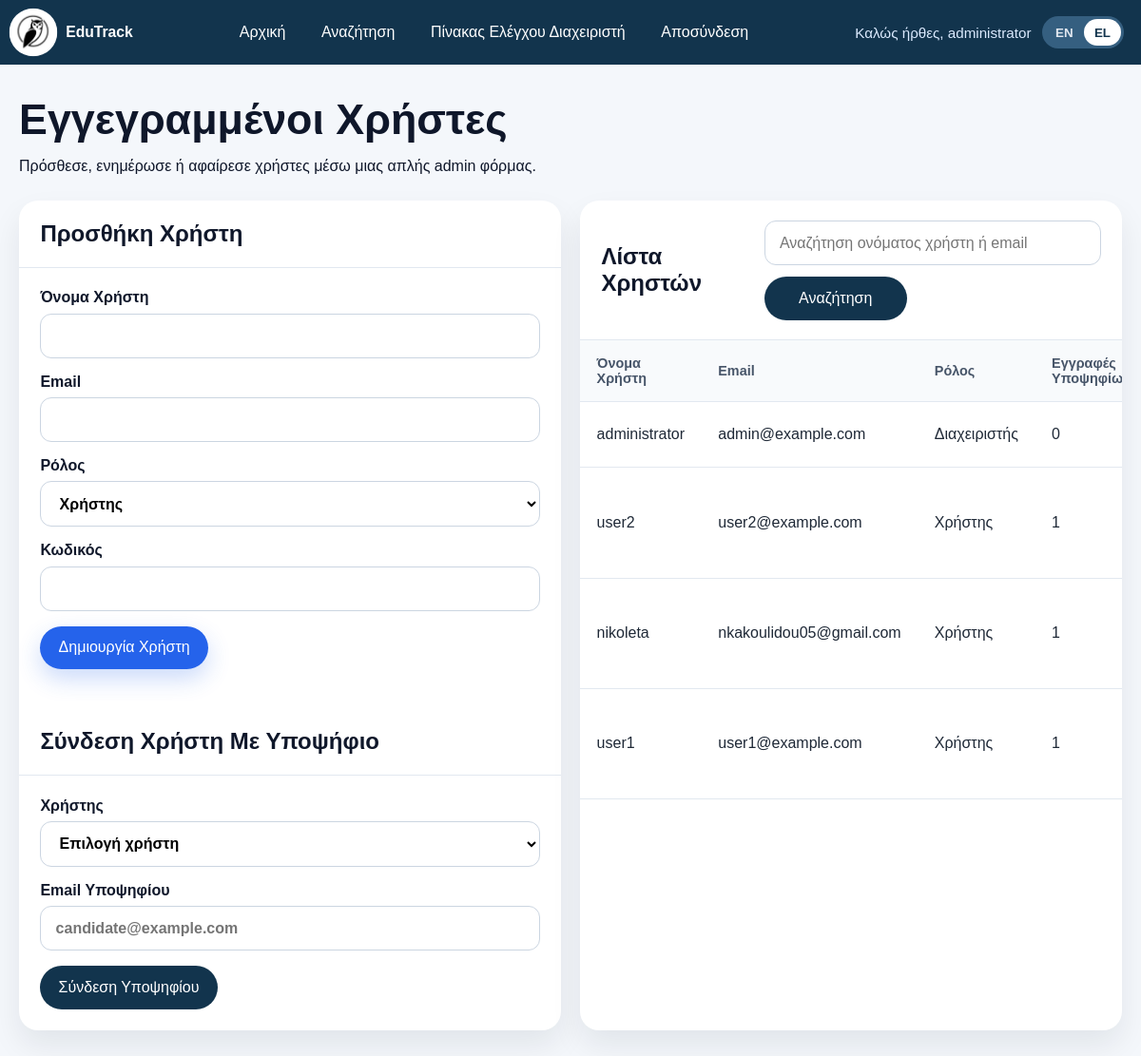
The app's page /project-root/admin/users.php (signed in) with its own data.
### tables this page shows
CREATE TABLE users (
    id INT AUTO_INCREMENT PRIMARY KEY,
    username VARCHAR(50) NOT NULL UNIQUE,
    email VARCHAR(100) NOT NULL UNIQUE,
    password_hash VARCHAR(255) NOT NULL,
    role ENUM('admin', 'user') NOT NULL DEFAULT 'user',
    status ENUM('active', 'inactive', 'suspended') NOT NULL DEFAULT 'active',
    created_at TIMESTAMP DEFAULT CURRENT_TIMESTAMP,
    updated_at TIMESTAMP DEFAULT CURRENT_TIMESTAMP ON UPDATE CURRENT_TIMESTAMP
);

### project-root/admin/users.php (the view, shortened to what this page needs)
<?php
require_once __DIR__ . '/../includes/admin.php';
$search = trim($_GET['search'] ?? '');
$editUser = null;
$query = '
    SELECT
        users.id,
        users.username,
        users.email,
        users.role,
        users.created_at,
        COUNT(candidates.id) AS candidate_records
    FROM users
    LEFT JOIN candidates ON candidates.user_id = users.id
';
$params = [];
$query .= ' GROUP BY users.id, users.username, users.email, users.role, users.created_at ORDER BY users.created_at DESC';
$stmt = $pdo->prepare($query);
$stmt->execute($params);
$users = $stmt->fetchAll();
?>
<main class="admin-page">
    <section class="admin-hero admin-hero--tight">
        <div>
            <h1><?php echo h(t('admin.users.heading')); ?></h1>
            <p><?php echo h(t('admin.users.intro')); ?></p>
        </div>
    </section>
    <section class="admin-two-column">
        <article class="admin-panel">
            <div class="admin-panel__header">
                <h2><?php echo $editUser ? h(t('admin.users.update_user')) : h(t('admin.users.add_user')); ?></h2>
            </div>
            <form class="admin-form" method="post">
                <label>
                    <span><?php echo h(t('home.username')); ?></span>
                    <input type="text" name="username" value="<?php echo h($editUser['username'] ?? ''); ?>" required>
                </label>
                <label>
                    <span><?php echo h(t('home.email')); ?></span>
                    <input type="email" name="email" value="<?php echo h($editUser['email'] ?? ''); ?>" required>
                </label>
                <label>
                    <span><?php echo h(t('admin.users.role')); ?></span>
                    <select name="role">
                        <option value="user" <?php echo (($editUser['role'] ?? 'user') === 'user') ? 'selected' : ''; ?>><?php echo h(t('admin.users.role_user')); ?></option>
                    </select>
                </label>
                <label>
                    <span><?php echo $editUser ? h(t('admin.users.new_password_optional')) : h(t('admin.users.password')); ?></span>
                    <input type="password" name="password" <?php echo $editUser ? '' : 'required minlength="8"'; ?>>
                </label>
                <div class="admin-form__actions">
                    <button class="button button--primary" type="submit"><?php echo $editUser ? h(t('admin.users.save_changes')) : h(t('admin.users.create_user')); ?></button>
                </div>
            </form>
            <div class="admin-panel__header" style="margin-top: 1.2rem;">
                <h2><?php echo h(t('admin.users.link.title')); ?></h2>
            </div>
            <form class="admin-form" method="post">
                <label>
                    <span><?php echo h(t('admin.users.link.user')); ?></span>
                    <select name="link_user_id" required>
                        <option value=""><?php echo h(t('admin.users.link.select_user')); ?></option>
                    </select>
                </label>
                <label>
                    <span><?php echo h(t('admin.users.link.candidate_email')); ?></span>
                    <input type="email" name="candidate_email" placeholder="<?php echo h(t('admin.users.link.candidate_email_placeholder')); ?>" required>
                </label>
                <div class="admin-form__actions">
                    <button class="button button--secondary" type="submit"><?php echo h(t('admin.users.link.submit')); ?></button>
                </div>
            </form>
        </article>
        <article class="admin-panel">
            <div class="admin-panel__header">
                <h2><?php echo h(t('admin.users.user_list')); ?></h2>
                <form class="admin-search" method="get">
                    <input type="text" name="search" placeholder="<?php echo h(t('admin.users.search_placeholder')); ?>" value="<?php echo h($search); ?>">
                    <button class="button button--secondary" type="submit"><?php echo h(t('admin.users.search')); ?></button>
                </form>
            </div>
            <div class="admin-table-wrap">
                <table class="admin-table">
                    <thead>
                        <tr>
                            <th><?php echo h(t('home.username')); ?></th>
                            <th><?php echo h(t('home.email')); ?></th>
                            <th><?php echo h(t('admin.users.role')); ?></th>
                            <th><?php echo h(t('admin.users.candidate_records')); ?></th>
                        </tr>
                    </thead>
                    <tbody>
                        <?php foreach ($users as $user): ?>
                            <tr>
                                <td><?php echo h($user['username']); ?></td>
                                <td><?php echo h($user['email']); ?></td>
                                <td><?php echo h($user['role'] === 'admin' ? t('admin.users.role_admin') : t('admin.users.role_user')); ?></td>
                                <td><?php echo (int) $user['candidate_records']; ?></td>
                            </tr>
                        <?php endforeach; ?>
                    </tbody>
                </table>
            </div>
        </article>
    </section>
</main>

### project-root/assets/css/style.css (style rules this page uses)
* { box-sizing: border-box; }
body { margin: 0; font-family: Arial, sans-serif; color: #1f2937; background: #f4f7fb; }
.button { display: inline-flex; align-items: center; justify-content: center; min-width: 150px; padding: 0.85rem 1.2rem; border-radius: 999px; font-weight: 700; transition: transform 0.2s ease, box-shadow 0.2s ease; border: 0; cursor: pointer; font: inherit; }
.button--primary { background: #2563eb; color: #ffffff; box-shadow: 0 10px 24px rgba(37, 99, 235, 0.24); }
.button--secondary { background: #12344d; color: #ffffff; }
.admin-page { max-width: 1280px; margin: 0 auto; padding: 2rem 1.25rem 3rem; }
.admin-hero { display: flex; align-items: center; justify-content: space-between; gap: 1rem; padding: 0; border-radius: 0; background: transparent; color: #0f172a; box-shadow: none; margin-bottom: 0.9rem; }
.admin-hero--tight { margin-bottom: 1.5rem; }
.admin-hero h1 { margin: 0 0 0.65rem; font-size: clamp(2rem, 4vw, 2.8rem); }
.admin-hero p { margin: 0; max-width: 700px; color: #0f172a; line-height: 1.6; }
.admin-stats-grid, .admin-card-grid, .admin-two-column { display: grid; gap: 1.25rem; margin-top: 1.5rem; }
.admin-card-grid, .admin-two-column { grid-template-columns: repeat(auto-fit, minmax(300px, 1fr)); }
.admin-stat-card, .admin-panel, .admin-action-card { background: #ffffff; border-radius: 20px; box-shadow: 0 16px 32px rgba(15, 23, 42, 0.08); }
.admin-panel { overflow: hidden; }
.admin-panel__header { display: flex; align-items: center; justify-content: space-between; gap: 1rem; padding: 1.3rem 1.4rem; border-bottom: 1px solid #e2e8f0; }
.admin-panel__header h2, .admin-list-block h3 { margin: 0; color: #0f172a; }
.admin-form, .admin-list-block { display: grid; gap: 1rem; padding: 1.4rem; }
.admin-form label { display: grid; gap: 0.45rem; color: #0f172a; font-weight: 600; }
.admin-form input, .admin-form select, .admin-form textarea, .admin-search input { width: 100%; padding: 0.85rem 0.95rem; border: 1px solid #cbd5e1; border-radius: 12px; font: inherit; background: #ffffff; }
.admin-form__actions, .admin-search, .admin-table__actions { display: flex; align-items: center; gap: 0.75rem; flex-wrap: wrap; }
.admin-table-wrap { overflow-x: auto; }
.admin-table { width: 100%; border-collapse: collapse; }
.admin-table th, .admin-table td { padding: 1rem 1.1rem; border-bottom: 1px solid #e2e8f0; text-align: left; }
.admin-table th { font-size: 0.9rem; color: #475569; background: #f8fafc; }

### records on screen
users: username "administrator", email "admin@example.com", role "Διαχειριστής", candidate_records "0"
users: username "user2", email "user2@example.com", role "Χρήστης", candidate_records "1"
users: username "nikoleta", email "nkakoulidou05@gmail.com", role "Χρήστης", candidate_records "1"
users: username "user1", email "user1@example.com", role "Χρήστης", candidate_records "1"

### other values on screen
t('site.brand') "EduTrack"
$link['label'] "Αρχική"
$link['label'] "Αναζήτηση"
$link['label'] "Πίνακας Ελέγχου Διαχειριστή"
$link['label'] "Αποσύνδεση"
t('nav.welcome', ['username' => $username]) "Καλώς ήρθες, administrator"
t('lang.en') "EN"
t('lang.el') "EL"
t('admin.users.heading') "Εγγεγραμμένοι Χρήστες"
t('admin.users.intro') "Πρόσθεσε, ενημέρωσε ή αφαίρεσε χρήστες μέσω μιας απλής admin φόρμας."
t('admin.users.add_user') "Προσθήκη Χρήστη"
t('home.username') "Όνομα Χρήστη"
t('home.email') "Email"
t('admin.users.role') "Ρόλος"
t('admin.users.password') "Κωδικός"
